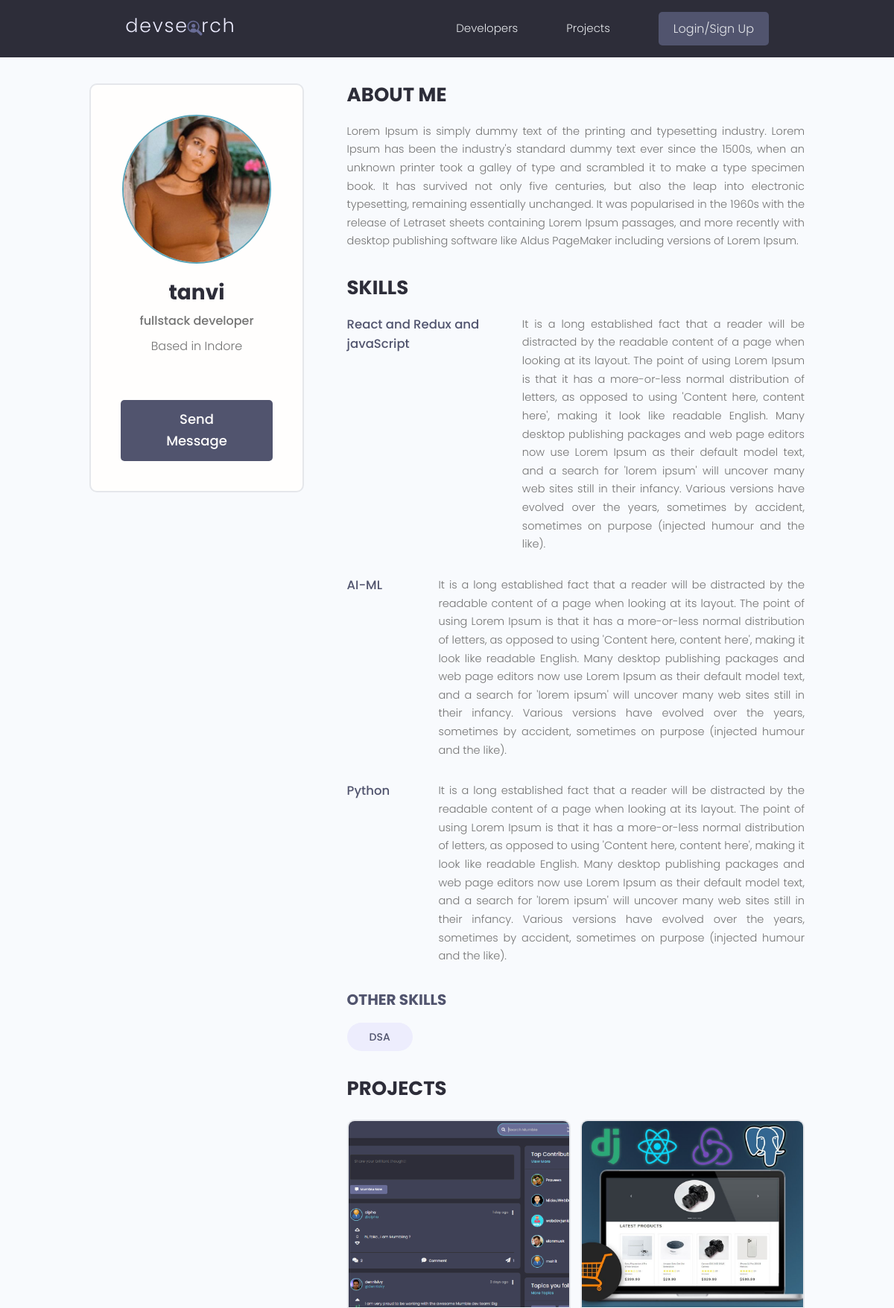
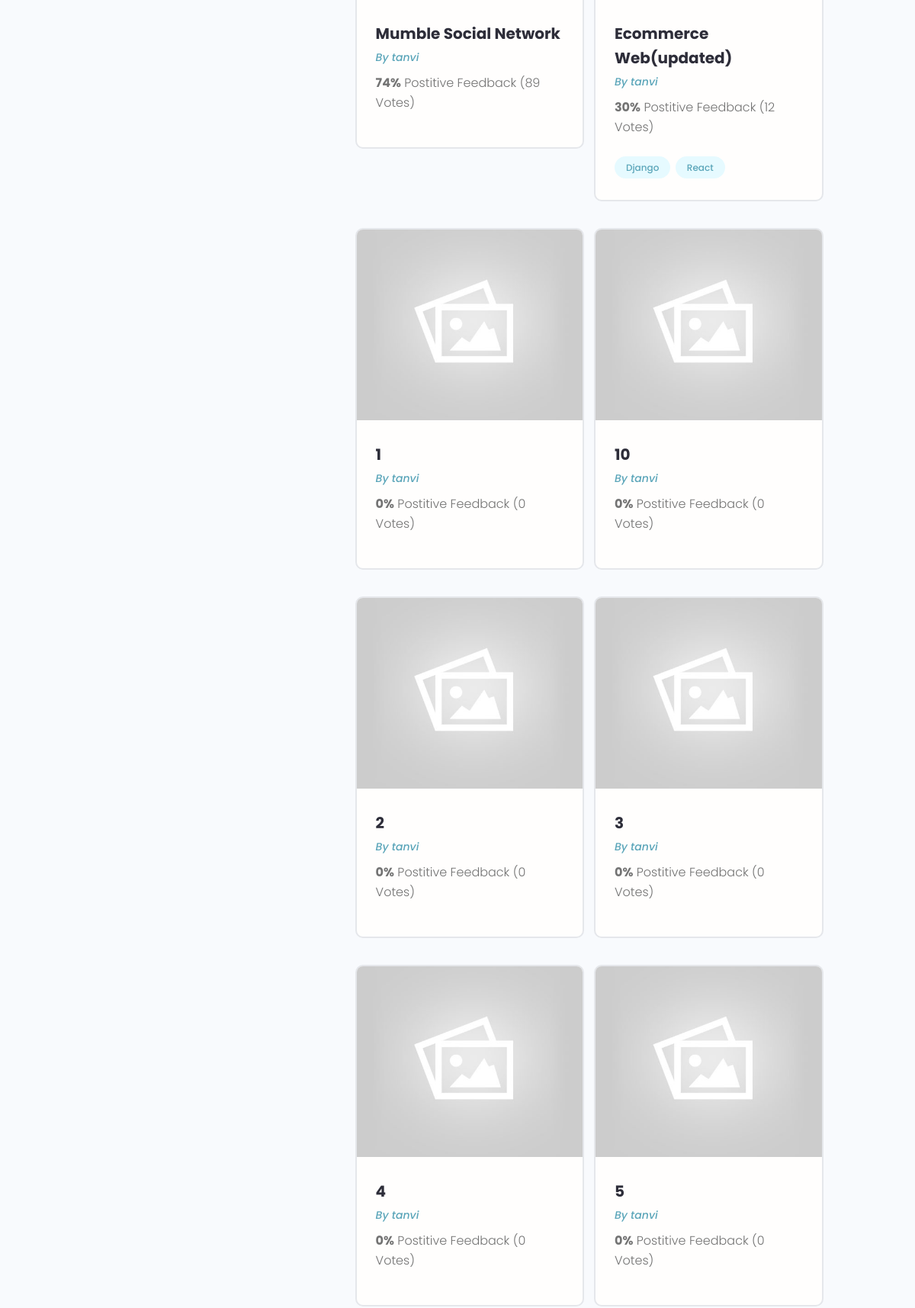
Page /profile/69188835-65d3-4216-8905-f77a94862798/ (upper part) on the committed database (2 pictures, top to bottom).
### users/models.py (models this page shows, shortened)
class Profile(models.Model):
    user = models.OneToOneField(User,on_delete=models.CASCADE,null=True,blank=True)
    name = models.CharField(max_length=200,blank=True,null=True)
    username = models.CharField(max_length=200,blank=True,null=True)
    location = models.CharField(max_length=200,blank=True,null=True)
    email= models.EmailField(max_length=500,blank=True)
    short_intro = models.CharField(max_length=200,blank=True,null=True)
    bio = models.TextField(blank=True,null=True)
    profile_image= models. ImageField(null=True,blank=True,upload_to='profiles/',default='profiles/user-default.png')
    social_github = models.CharField(max_length=200,blank=True,null=True)
    social_twitter = models.CharField(max_length=200,blank=True,null=True)
    social_LinkedIn = models.CharField(max_length=200,blank=True,null=True)
    social_youtube = models.CharField(max_length=200,blank=True,null=True)
    social_website = models.CharField(max_length=200,blank=True,null=True)
    created = models.DateTimeField(auto_now_add=True)
    id = models.UUIDField(default=uuid.uuid4,unique=True,primary_key=True, editable=False)
    @property
    def imageURL(self):
        try:
            url = self.profile_image.url
        except:
            url=''
        return url
    class Meta:
        ordering=['created']

class Skill(models.Model):
    owner = models.ForeignKey(Profile,on_delete=models.CASCADE,null=True,blank=True)
    name = models.CharField(max_length=200,blank=True,null=True)
    description = models.TextField(blank=True,null=True)
    created = models.DateTimeField(auto_now_add=True)
    id = models.UUIDField(default=uuid.uuid4,unique=True,primary_key=True, editable=False)

### documents/models.py (models this page shows, shortened)
class Project(models.Model):
    owner = models.ForeignKey(Profile,null=True,blank=True,on_delete=models.CASCADE)
    title = models.CharField(max_length=200)
    description = models.TextField(null=True,blank=True)
    featured_image = models.ImageField(null=True,blank=True,default='default.jpg')
    demo_link = models.CharField(max_length=2000,null=True,blank=True)
    source_code = models.CharField(max_length=200,null=True,blank=True)
    tags = models.ManyToManyField('Tag',blank=True)
    vote_total = models.IntegerField(default=0,null=True,blank=True)
    vote_ratio = models.IntegerField(default=0,null=True,blank=True)
    created = models.DateTimeField(auto_now_add=True)
    id = models.UUIDField(default=uuid.uuid4,unique=True,primary_key=True, editable=False)
    class Meta:
        ordering = ['-vote_ratio','-vote_total','title']
    @property
    def imageURL(self):
        try:
            url = self.featured_image.url
        except:
            url=''
        return url

class Tag(models.Model):
    name = models.CharField(max_length=200)
    created = models.DateTimeField(auto_now_add=True)
    id = models.UUIDField(default=uuid.uuid4,unique=True,primary_key=True, editable=False)
    def __str__(self):
        return self.name

### users/views.py (the view)
# urls.py: path('profile/<str:pk>/',views.userProfile,name='user-profile'),
def userProfile(request,pk):
    profiles = Profile.objects.get(id=pk)
    topSkills = profiles.skill_set.exclude(description__exact="")
    otherSkills = profiles.skill_set.filter(description="")
    context={
        'profile':profiles,'topSkills':topSkills,'otherSkills':otherSkills
    }
    return render(request,'users/user-profile.html',context)

### users/templates/users/user-profile.html (shortened to what this page needs)
{% extends 'main.html' %}
{% block content %}
<main class="profile my-md">
    <div class="container">
      <div class="layout">
        <div class="column column--1of3">
          <div class="card text-center">
            <div class="card__body dev">
              <img class="avatar avatar--xl" src="{{profile.imageURL}}" />
              <h2 class="dev__name">{{profile.name}}</h2>
              <p class="dev__title">{{profile.short_intro}}</p>
              <p class="dev__location">Based in {{profile.location}}</p>
              <a href="{% url 'create-message' profile.id %}" class="btn btn--sub btn--lg">Send Message </a>
            </div>
          </div>
        </div>
        <div class="column column--2of3">
          <div class="devInfo">
            <h3 class="devInfo__title">About Me</h3>
            <p class="devInfo__about">
              {{profile.bio}}
            </p>
          </div>
          <div class="devInfo">
            <h3 class="devInfo__title">Skills</h3>
            <div class="devInfo__skills">
                {% for skill in topSkills %}
              <div class="devSkill">
                <h4 class="devSkill__title">{{skill.name}}</h4>
                <p class="devSkill__info">
                  {{skill.description}}
                </p>
              </div>
              {% endfor %}
              <h3 class="devInfo__subtitle">Other Skills</h3>
              <div class="devInfo__otherSkills">
                  {% for skill in otherSkills %}
                <span class="tag tag--pill tag--sub tag--lg">
                  <small>{{skill.name}}</small>
                </span>
                {% endfor %}
              </div>
            </div>
          </div>
          <div class="devInfo">
            <h3 class="devInfo__title">Projects</h3>
            <div class="grid grid--two">
            {% for project in profile.project_set.all %}
              <div class="column">
                <div class="card project">
                  <a href="{% url 'document' project.id %}" class="project">
                    <img class="project__thumbnail" src="{{project.imageURL}}" alt="project thumbnail" />
                    <div class="card__body">
                      <h3 class="project__title">{{project.title}}</h3>
                      <p><a class="project__author" href="">By {{project.owner.name}}</a></p>
                      <p class="project--rating">
                        <span style="font-weight: bold;">{{project.vote_ratio}}%</span> Postitive
                        Feedback ({{project.vote_total}} Vote{{project.vote_total|pluralize:"s"}})
                      </p>
                      <div class="project__tags">
                          {% for tag in project.tags.all %}
                        <span class="tag tag--pill tag--main">
                          <small>{{tag}}</small>
                        </span>
                        {% endfor %}
                      </div>
                    </div>
                  </a>
                </div>
              </div>
            {% endfor %}
            </div>
          </div>
        </div>
      </div>
    </div>
  </main>
{% endblock content %}

### static/styles/app.css (style rules this page uses)
:root { --color-sub: #2d2d39; }
.btn--sub { background-color: var(--color-sub-light); }
.card { border: 2px solid var(--color-light); }
img { width: 100%; }
.profile .card > .dev { padding: 4rem; }
.dev__name { color: var(--color-sub); font-size: 2.8rem; font-weight: 700; margin-top: 1rem; margin-bottom: 0.5rem; }
.dev__title { font-size: 1.6rem; font-weight: 500; line-height: 1.3; }
.dev__location { margin-top: 1rem; }
.devInfo { margin-bottom: 3rem; }
.devInfo__title, .devInfo__subtitle { font-size: 2.6rem; color: var(--color-sub); text-transform: uppercase; font-weight: 700; margin-bottom: 1.5rem; }
.devInfo__subtitle { font-size: 2rem; color: var(--color-sub-light); }
.devInfo__about, .devSkill__info { font-size: 1.45rem; line-height: 1.7; text-align: justify; }
.devSkill { margin-bottom: 3rem; }
.devSkill__title { font-size: 1.65rem; font-weight: 500; color: var(--color-sub-light); }
@media screen and (min-width: 700px) { .devSkill { display: flex; justify-content: space-between; gap: 3rem; } }
@media screen and (min-width: 700px) { .devSkill__info { flex-basis: 80%; } }
.project__author { font-size: 1.4rem; font-style: italic; }
.project--rating { margin-bottom: 1.6em; margin-top: .5em; }
.project__thumbnail { height: 25rem; object-fit: cover; object-position: top center; }
.project__title { font-size: 2rem; font-weight: 700; color: var(--color-sub); }

### static/uikit/styles/modules/_variables.css (style rules this page uses)
:root { --color-main: #5aa5b9; --color-main-light: #e6faff; --color-sub: #3f4156; --color-sub-light: #51546e; --color-sub-lighter: #ededfd; --color-text: #737373; --color-gray: #8b8b8b; --color-light: #e5e7eb; --color-light-gray: #767676; --color-bg: #f8fafd; --color-white: #fffefd; --color-white-light: #f3f3f3; --color-success: #359e64; --color-success-bg: #def8e8; --color-error: #fc4b0b; --color-error-bg: #fff2ee; --font-base: 'Poppins', arial, helvetica, 'Segoe UI', roboto, ubuntu, sans-serif; --font-monospace: 'Fira Code', 'Courier New', courier, monospace; --font-regular: 300; --font-medium: 500; --font-bold: 700; --generic-shadow: 1px 1px 5px #00000010; --generic-transition: all 0.3s ease-in-out; }

### static/uikit/styles/modules/_base.css (style rules this page uses)
* { margin: 0; padding: 0; box-sizing: border-box; text-rendering: optimizeLegibility; color: inherit; font-size: inherit; }
html { font-size: 50%; }
@media only screen and (min-width: 480px) { html { font-size: 56.25%; } }
@media only screen and (min-width: 1200px) { html { font-size: 62.5%; } }
body { line-height: 1.6; font-weight: 400; font-size: 1.5rem; color: var(--color-text); background-color: var(--color-bg); min-height: 100vh; }

### static/uikit/styles/modules/_typography.css (style rules this page uses)
* { font-family: var(--font-base); }
h2 { font-size: 3.6rem; font-weight: var(--font-bold); }
h3 { font-size: 3.2rem; font-weight: var(--font-medium); }
h4 { font-size: 2.8rem; font-weight: var(--font-medium); }
p, span, strong { font-size: 1.6rem; color: var(--color-text); font-weight: var(--font-regular); }
a { padding-bottom: 2px; text-decoration: none; display: inline-block; color: var(--color-main); font-weight: var(--font-medium); }

### static/uikit/styles/modules/_utilities.css (style rules this page uses)
.container { width: 92%; max-width: 165rem; margin: 0 auto; box-sizing: border-box; }
@media screen and (min-width: 1000px) { .container { width: 90%; } }
@media screen and (min-width: 1200px) { .container { width: 80%; } }
.text-center { text-align: center; }
.my-md { margin: 3rem auto; }

### static/uikit/styles/modules/_avatar.css (style rules this page uses)
.avatar { border-radius: 50%; border: 2px solid var(--color-main); object-fit: cover; }
.avatar--xl { height: 20rem; width: 20rem; }

### static/uikit/styles/modules/_button.css (style rules this page uses)
.btn { display: inline-block; position: relative; cursor: pointer; background-color: var(--color-light); font-weight: var(--font-medium); color: var(--color-sub); text-decoration: none; padding: 1rem 2rem; border-radius: 0.5rem; border: none; width: -webkit-fit-content; width: -moz-fit-content; width: fit-content; height: -webkit-fit-content; height: -moz-fit-content; height: fit-content; font-size: 1.6rem; outline-width: 0; outline-color: transparent; -webkit-backface-visibility: hidden; backface-visibility: hidden; transition: all 0.3s ease-in-out; }
.btn--sub { background-color: var(--color-sub); color: var(--color-white); }
.btn--lg { font-size: 1.8rem; padding: 1.2rem 4.5rem; }

### static/uikit/styles/modules/_card.css (style rules this page uses)
.card { border-radius: 1rem; background-color: var(--color-white); border: 1.5px solid var(--color-light); width: auto; height: auto; margin-top: 0.5rem; margin-bottom: 0.5rem; overflow: hidden; }
.card__body, .card__header { padding: 2rem 2.5rem; }

### rows in the picture
Profile: imageURL (picture), name "tanvi", short_intro "fullstack developer", location "Indore", bio "Lorem Ipsum is simply dummy text of the printing and typesetting industry. Lorem Ipsum has been the industry's standard dummy text ever since the 1500s, when an unknown printer took a galley of type and scrambled it to make a type specimen book. It has survived not only five centuries, but also the leap into electronic typesetting, remaining essentially unchanged. It was popularised in the 1960s with the release of Letraset sheets containing Lorem Ipsum passages, and more recently with desktop publishing software like Aldus PageMaker including versions of Lorem Ipsum."
Skill: name "React and Redux and javaScript", description "It is a long established fact that a reader will be distracted by the readable content of a page when looking at its layout. The point of using Lorem Ipsum is that it has a more-or-less normal distribution of letters, as opposed to using 'Content here, content here', making it look like readable English. Many desktop publishing packages and web page editors now use Lorem Ipsum as their default model text, and a search for 'lorem ipsum' will uncover many web sites still in their infancy. Various versions have evolved over the years, sometimes by accident, sometimes on purpose (injected humour and the like)."
Skill: name "AI-ML", description "It is a long established fact that a reader will be distracted by the readable content of a page when looking at its layout. The point of using Lorem Ipsum is that it has a more-or-less normal distribution of letters, as opposed to using 'Content here, content here', making it look like readable English. Many desktop publishing packages and web page editors now use Lorem Ipsum as their default model text, and a search for 'lorem ipsum' will uncover many web sites still in their infancy. Various versions have evolved over the years, sometimes by accident, sometimes on purpose (injected humour and the like)."
Skill: name "Python", description "It is a long established fact that a reader will be distracted by the readable content of a page when looking at its layout. The point of using Lorem Ipsum is that it has a more-or-less normal distribution of letters, as opposed to using 'Content here, content here', making it look like readable English. Many desktop publishing packages and web page editors now use Lorem Ipsum as their default model text, and a search for 'lorem ipsum' will uncover many web sites still in their infancy. Various versions have evolved over the years, sometimes by accident, sometimes on purpose (injected humour and the like)."
Skill: name "DSA"
Project: imageURL (picture), title "Mumble Social Network", owner.name "tanvi", vote_ratio "74", vote_total "89"
Project: imageURL (picture), title "Ecommerce Web(updated)", owner.name "tanvi", vote_ratio "30", vote_total "12"
Tag: name "Django"
Tag: name "React"
Project: imageURL (placeholder picture), title "1", owner.name "tanvi", vote_ratio "0", vote_total "0"
Project: imageURL (placeholder picture), title "10", owner.name "tanvi", vote_ratio "0", vote_total "0"
Project: imageURL (placeholder picture), title "2", owner.name "tanvi", vote_ratio "0", vote_total "0"
Project: imageURL (placeholder picture), title "3", owner.name "tanvi", vote_ratio "0", vote_total "0"
Project: imageURL (placeholder picture), title "4", owner.name "tanvi", vote_ratio "0", vote_total "0"
Project: imageURL (placeholder picture), title "5", owner.name "tanvi", vote_ratio "0", vote_total "0"
